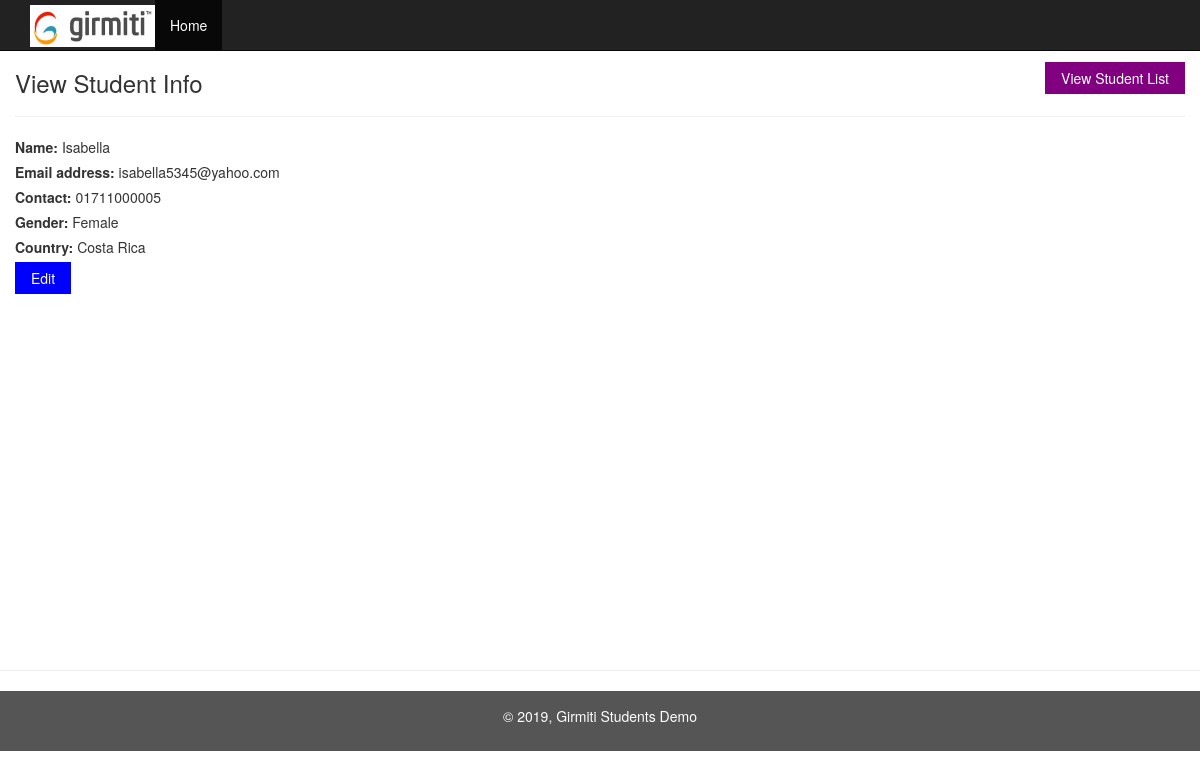
The app's page /read-student-info.php?id=1 with its own data.
### tables this page shows
CREATE TABLE `students` (
  `student_id` int(11) NOT NULL,
  `student_name` varchar(100) NOT NULL,
  `email_address` varchar(100) NOT NULL,
  `contact` varchar(30) NOT NULL,
  `gender` varchar(15) NOT NULL,
  `country` varchar(50) NOT NULL,
  `datetime` datetime NOT NULL DEFAULT CURRENT_TIMESTAMP
);

### class/student.php (called while the page is built, shortened)
<?php
class Student
{
    private $conn;
    function __construct() {
    $servername = "localhost";
    $dbname = "crudphp";
    $username = "root";
    $password = "root";
    $conn = new mysqli($servername, $username, $password, $dbname);
      if ($conn->connect_error) {
        die("Connection failed: " . $conn->connect_error);
       }else{
        $this->conn=$conn;
       }
    }
    public function view_student_by_student_id($id){
       if(isset($id)){
       $student_id= mysqli_real_escape_string($this->conn,trim($id));
       $sql="Select * from students where student_id='$student_id'";
       $result=  $this->conn->query($sql);
        return $result->fetch_assoc();
       }
    }
}
?>

### read-student-info.php (the view)
<?php
 include 'header.php';
 if(isset($_GET['id'])){
  $student_info=$student_obj->view_student_by_student_id($_GET['id']);
 }else{
  header('Location: index.php');
 }
 ?>
<div class="container " >
  <div class="row content">
             <a  href="index.php"  class="button button-purple mt-12 pull-right">View Student List</a>
 <h3>View Student Info</h3>
     <hr/>
    <label >Name:</label>
   <?php  if(isset($student_info['student_name'])){echo $student_info['student_name']; }?>
<br/>
    <label>Email address:</label>
  <?php  if(isset($student_info['email_address'])){echo $student_info['email_address'];} ?>
    <br/>
    <label >Contact:</label>
      <?php  if(isset($student_info['contact'])){echo $student_info['contact'];} ?>
    <br/>
  <label >Gender:</label>
   <?php  if(isset($student_info['gender'])){echo $student_info['gender'];} ?>
  <br/>
    <label >Country:</label>
      <?php  if(isset($student_info['country'])){echo $student_info['country'];} ?>
    <br/>
    <a href="<?php echo 'update-student-info.php?id='.$student_info["student_id"] ?>" class="button button-blue">Edit</a>
  </div>
</div>
<hr/>
 <?php
 include 'footer.php';
 ?>

### assets/style.css (style rules this page uses)
body { padding-top: 50px; }
.row.content { min-height:600px }
.button { border: none; color: white; padding: 6px 16px; text-align: center; text-decoration: none; display: inline-block; font-size: 14px; cursor: pointer; }
.button-blue { background-color: #0000FF; }
.button-purple { background-color: purple; }
.mt-12 { margin-top: 12px; }

### records on screen
students: student_name "Isabella", email_address "isabella5345@yahoo.com", contact "01711000005", gender "Female", country "Costa Rica"
